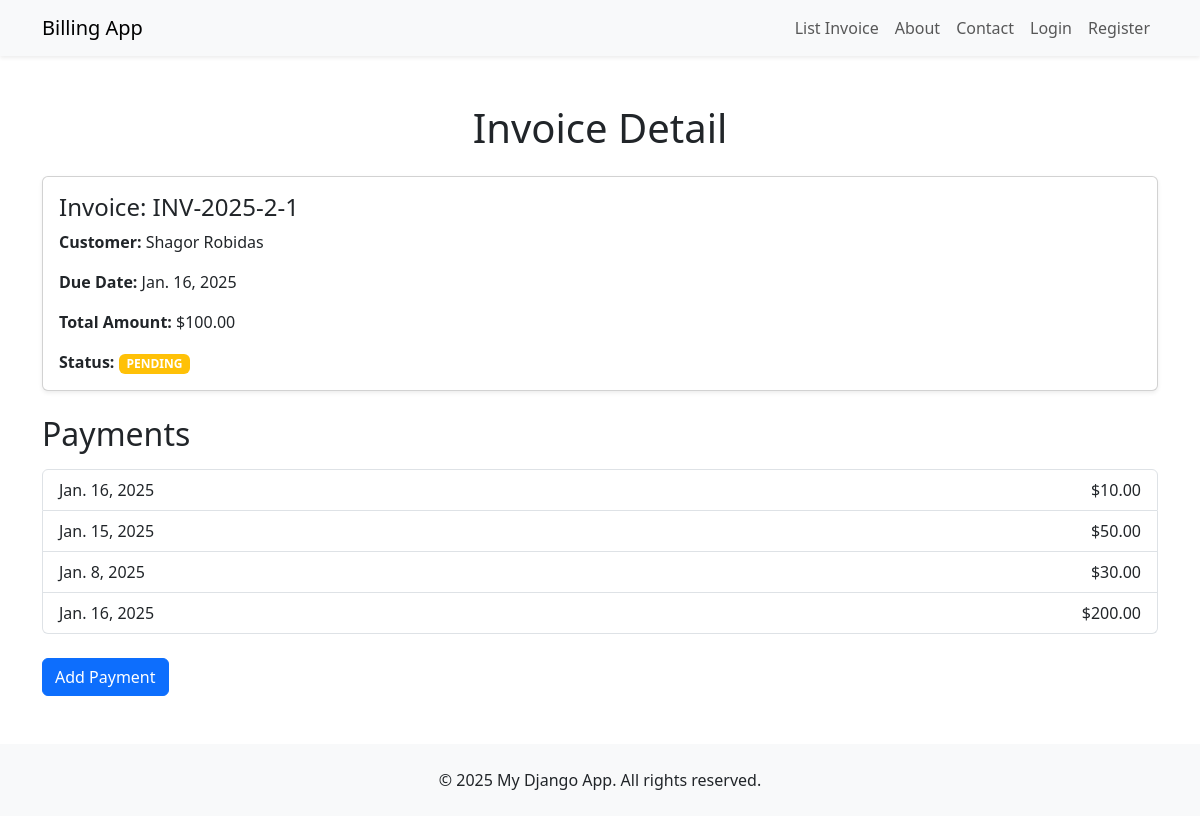
/billing/invoice/10/, run on the app's committed database.
### billing/models.py (models this page shows, shortened)
class Invoice(models.Model):
    customer = models.ForeignKey(Customer, on_delete=models.CASCADE)
    invoice_number = models.CharField(max_length=20, unique=True)
    date_created = models.DateField(auto_now_add=True)
    due_date = models.DateField()
    total_amount = models.DecimalField(max_digits=10, decimal_places=2)
    status_choices = [
        ('PAID', 'Paid'),
        ('PENDING', 'Pending'),
    ]
    status = models.CharField(max_length=10, choices=status_choices, default='PENDING')

class Customer(models.Model):
    name = models.CharField(max_length=255)
    email = models.EmailField()
    address = models.TextField()

class Payment(models.Model):
    invoice = models.ForeignKey(Invoice, on_delete=models.CASCADE)
    payment_date = models.DateField()
    amount = models.DecimalField(max_digits=10, decimal_places=2)

### billing/views.py (the view)
# urls.py: path('invoice/<int:invoice_id>/', views.invoice_detail, name='invoice_detail'),
def invoice_detail(request, invoice_id):
    invoice = get_object_or_404(Invoice, id=invoice_id)
    payments = Payment.objects.filter(invoice=invoice)
    return render(request, 'invoice_detail.html', {'invoice': invoice, 'payments': payments})

### billing/templates/invoice_detail.html (shortened to what this page needs)
{% extends 'base.html' %}
{% block content %}
    <h1 class="text-center mb-4">Invoice Detail</h1>
    <div class="card shadow-sm mb-4">
        <div class="card-body">
            <h4 class="card-title">Invoice: {{ invoice.invoice_number }}</h4>
            <p class="card-text"><strong>Customer:</strong> {{ invoice.customer.name }}</p>
            <p class="card-text"><strong>Due Date:</strong> {{ invoice.due_date }}</p>
            <p class="card-text"><strong>Total Amount:</strong> ${{ invoice.total_amount }}</p>
            <p class="card-text">
                <strong>Status:</strong>
                <span class="badge {% if invoice.status == 'Paid' %}bg-success{% else %}bg-warning{% endif %}">
                    {{ invoice.status }}
                </span>
            </p>
        </div>
    </div>
    <h2 class="mb-3">Payments</h2>
    {% if payments %}
    <ul class="list-group mb-4">
        {% for payment in payments %}
            <li class="list-group-item d-flex justify-content-between align-items-center">
                <span>{{ payment.payment_date }}</span>
                <span>${{ payment.amount }}</span>
            </li>
        {% endfor %}
    </ul>
    {% else %}
    <p class="text-muted">No payments recorded for this invoice yet.</p>
    {% endif %}
    <a href="{% url 'create_payment' invoice.id %}" class="btn btn-primary">Add Payment</a>
</div>
{% endblock %}

### data on the page
Invoice: invoice_number "INV-2025-2-1", customer.name "Shagor Robidas", due_date "Jan. 16, 2025", total_amount "100.00", status "PENDING"
Payment: payment_date "Jan. 16, 2025", amount "10.00"
Payment: payment_date "Jan. 15, 2025", amount "50.00"
Payment: payment_date "Jan. 8, 2025", amount "30.00"
Payment: payment_date "Jan. 16, 2025", amount "200.00"
